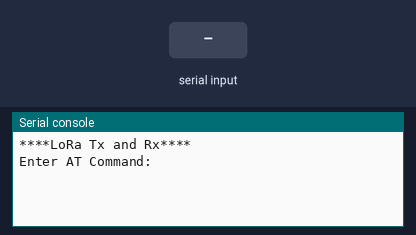
A program run on a simulated MicroPython board. Parts: the last lines printed to the serial console. The inputs (shaded band) are chosen by the test bench. Threads take turns every 2 ms.

Above: at 1.2 s.
1.3 s: "1" typed at the serial console, then Enter
At 1.46 s:
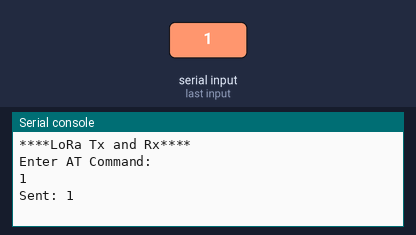
2.8 s: "1\n" received over the second serial link
At 3.8 s:
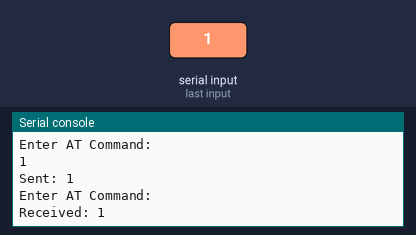
4.3 s: "0" typed at the serial console, then Enter
At 5.1 s:
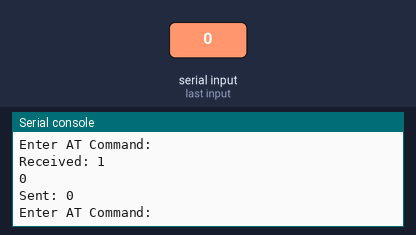
5.8 s: "0\n" received over the second serial link
At 6.2 s:
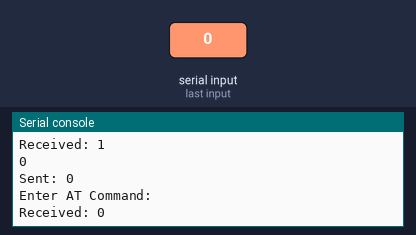

Measured:
- after the input at 1.3 s, the serial console: prints a new line at once (image 1)
- after the input at 2.8 s, the serial console: prints a new line at once (image 2)
- after the input at 4.3 s, the serial console: prints a new line at once (image 3)
- after the input at 5.8 s, the serial console: prints a new line at once (image 4)

The program:

lora_txrx.py
```python
from machine import UART, Pin
import _thread
import time

# Initialize UART0 (TX=GPIO0, RX=GPIO1) with 115200 baud rate
uart = UART(0, baudrate=115200, tx=Pin(0), rx=Pin(1))

# Thread to continuously receive data
def receive_thread():
    while True:
        if uart.any():  # Check if data is available in the UART buffer
            incoming_data = uart.readline()  # Read the data
            if incoming_data:
                print(f"\nReceived: {incoming_data.decode('utf-8').strip()}")  # Decode and display
        time.sleep(0.1)  # Small delay to prevent excessive CPU usage

# Start the receive thread
_thread.start_new_thread(receive_thread, ())

def send_command(command: str):
    """Send an AT command and handle the response."""
    uart.write(command + "\r\n")  # Send the AT command, \r\n is required by AT commands
    print(f"Sent: {command}")
    time.sleep(0.2)


# Main thread for user input
print("****LoRa Tx and Rx****")
while True:
    try:
        user_input = input("Enter AT Command: ").strip()

        if not user_input:
            print("Command cannot be empty.")
            continue

        send_command(user_input)
    except KeyboardInterrupt:
        print("\nExiting...")
        break
    except Exception as e:
        print(f"Error: {e}")
```
